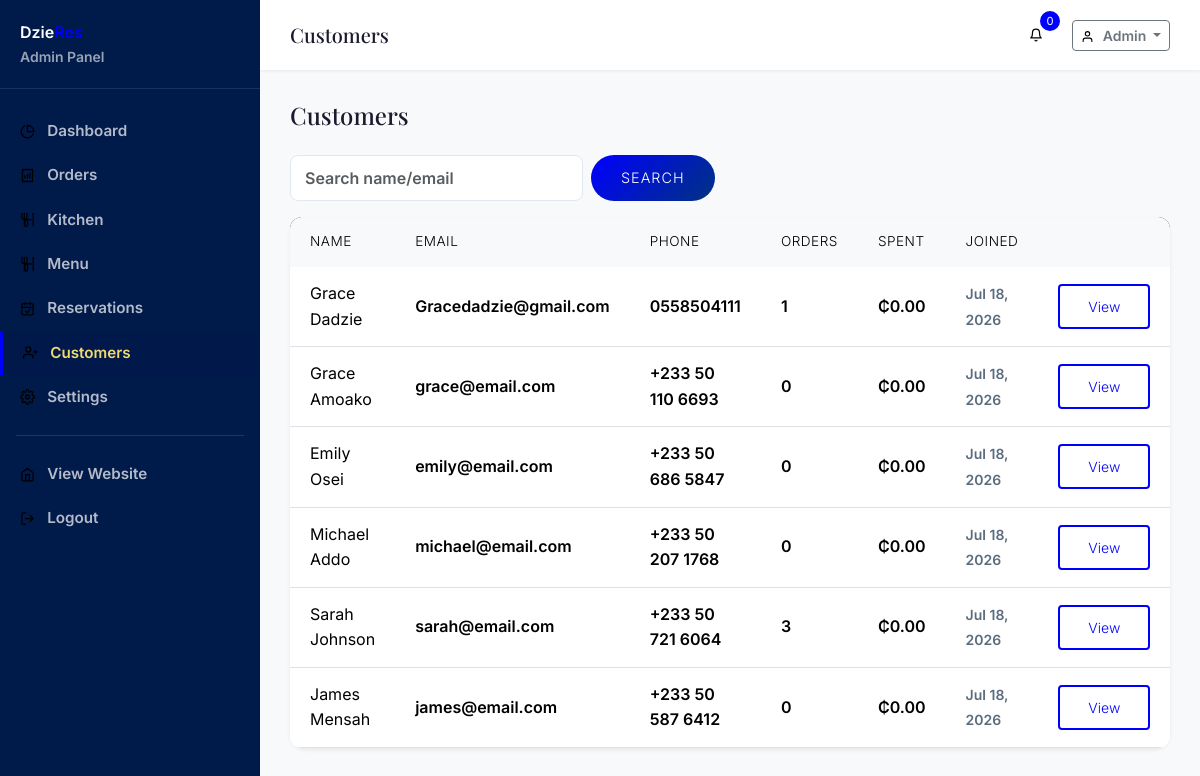
Page /admin/customers (signed in) on the earlier database version.
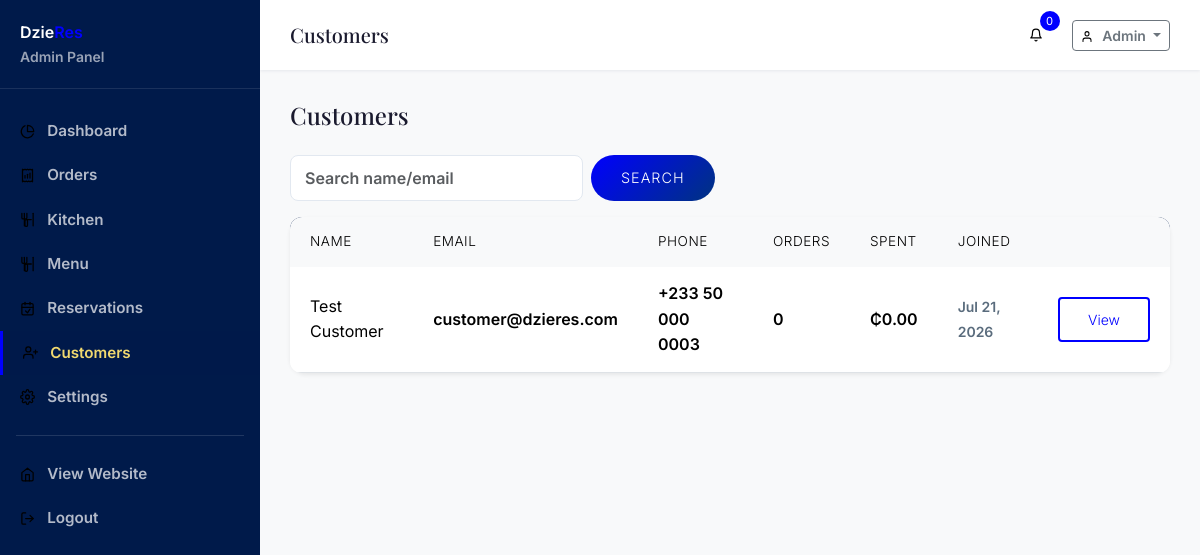
Same page on the later database version.
### tables this page shows
CREATE TABLE users (
    id INTEGER PRIMARY KEY AUTOINCREMENT,
    role_id INTEGER NOT NULL DEFAULT 3,
    firstname VARCHAR(50) NOT NULL,
    lastname VARCHAR(50) NOT NULL,
    email VARCHAR(100) NOT NULL UNIQUE,
    phone VARCHAR(20),
    password VARCHAR(255) NOT NULL,
    avatar VARCHAR(255),
    address TEXT,
    city VARCHAR(100),
    state VARCHAR(100),
    zip VARCHAR(20),
    country VARCHAR(100) DEFAULT 'Ghana',
    email_verified_at DATETIME,
    verification_token VARCHAR(100),
    remember_token VARCHAR(100),
    reset_token VARCHAR(100),
    reset_token_expires DATETIME,
    status TEXT DEFAULT 'active',
    last_login DATETIME,
    ip_address VARCHAR(45),
    created_at DATETIME DEFAULT CURRENT_TIMESTAMP,
    updated_at DATETIME DEFAULT CURRENT_TIMESTAMP,
    FOREIGN KEY (role_id) REFERENCES roles(id)
);

### views/admin/customers/index.php (the view, shortened to what the changed rows need)
<div class="d-flex justify-content-between align-items-center mb-4">
    <h4 class="mb-0">Customers</h4>
</div>
<form method="GET" class="mb-3">
    <div class="row g-2">
        <div class="col-auto"><input type="text" name="search" class="form-control" placeholder="Search name/email" value="<?= \escape($_GET['search'] ?? '') ?>"></div>
        <div class="col-auto"><button class="btn btn-gold">Search</button></div>
    </div>
</form>
<div class="card border-0 shadow-sm">
    <div class="card-body p-0">
        <div class="table-responsive">
            <table class="table align-middle mb-0">
                <thead class="table-light"><tr><th>Name</th><th>Email</th><th>Phone</th><th>Orders</th><th>Spent</th><th>Joined</th><th></th></tr></thead>
                <tbody>
                    <?php foreach ($customers as $c): ?>
                        <tr>
                            <td><strong><?= \escape($c->firstname . ' ' . $c->lastname) ?></strong></td>
                            <td><?= \escape($c->email) ?></td>
                            <td><?= \escape($c->phone ?? '—') ?></td>
                            <td><?= $c->order_count ?></td>
                            <td><?= \formatPrice($c->total_spent) ?></td>
                            <td><small class="text-muted"><?= \formatDate($c->created_at) ?></small></td>
                            <td><a href="<?= \baseUrl('admin/customers/' . $c->id) ?>" class="btn btn-sm btn-outline-gold">View</a></td>
                        </tr>
                    <?php endforeach; ?>
                </tbody>
            </table>
        </div>
    </div>
</div>

### Router.php (shortened to what the changed rows need)
<?php
class Router
{
    private $routes = [];
    private $middleware = [];
    private $prefix = '';
    private function addRoute(string $methods, string $path, $handler, array $middleware): void
    {
        $path = $this->prefix . $path;
        $methods = explode('|', $methods);
        foreach ($methods as $method) {
            $this->routes[] = [
                'method' => strtoupper(trim($method)),
                'path' => $path,
                'handler' => $handler,
                'middleware' => array_merge($this->middleware, $middleware),
                'pattern' => $this->pathToRegex($path),
            ];
        }
    }
    public function group(string $prefix, callable $callback, array $middleware = []): void
    {
        $previousPrefix = $this->prefix;
        $previousMiddleware = $this->middleware;
        $this->prefix = $previousPrefix . $prefix;
        $this->middleware = array_merge($previousMiddleware, $middleware);
        $this->prefix = $previousPrefix;
        $this->middleware = $previousMiddleware;
    }
    public function dispatch(): void
    {
        $method = $_SERVER['REQUEST_METHOD'];
        $uri = parse_url($_SERVER['REQUEST_URI'], PHP_URL_PATH);
        $basePath = dirname($_SERVER['SCRIPT_NAME']);
        if ($basePath !== '/' && strpos($uri, $basePath) === 0) {
            $uri = substr($uri, strlen($basePath));
        }
        $uri = '/' . trim($uri, '/');
        foreach ($this->routes as $route) {
            if ($route['method'] !== $method) {
                continue;
            }
            if (preg_match($route['pattern'], $uri, $matches)) {
                $params = array_filter($matches, function($key) {
                    return !is_numeric($key);
                }, ARRAY_FILTER_USE_KEY);
                $this->executeHandler($route['handler'], $params);
                return;
            }
        }
    }
    private function pathToRegex(string $path): string
    {
        $pattern = preg_replace('/\{([a-zA-Z_]+)\}/', '(?P<$1>[^/]+)', $path);
        $pattern = str_replace('/', '\/', $pattern);
        return '/^' . $pattern . '$/';
    }
    private function executeHandler($handler, array $params): void
    {
        if (is_callable($handler)) {
            call_user_func_array($handler, $params);
        } elseif (is_string($handler)) {
            if (strpos($handler, '@') !== false) {
                [$controller, $method] = explode('@', $handler);
                $instance = new $controller();
                call_user_func_array([$instance, $method], $params);
            } else {
                view($handler, $params);
            }
        }
    }
}

### views/admin/layouts/master.php (shortened to what the changed rows need)
<!DOCTYPE html>
<html lang="en" data-bs-theme="light">
<head>
    <link href="<?= \asset('vendor/bootstrap/bootstrap.min.css') ?>" rel="stylesheet">
    <link href="<?= \asset('vendor/fontawesome/all.min.css') ?>" rel="stylesheet">
    <link href="<?= \asset('vendor/fonts/local-fonts.css') ?>" rel="stylesheet">
    <link href="<?= \asset('css/style.css') ?>" rel="stylesheet">
</head>
<body>
    <div class="admin-wrapper">
        <aside class="admin-sidebar" id="adminSidebar">
            <div class="sidebar-brand">
                <a href="<?= \baseUrl('admin') ?>" class="text-decoration-none text-white">
                    <span class="brand-text">Dzie<span class="text-gold">Res</span></span>
                    <small class="d-block text-muted">Admin Panel</small>
                </a>
            </div>
            <nav class="sidebar-nav">
                <div class="nav-item <?= strpos($_SERVER['REQUEST_URI'], '/admin/dashboard') !== false || $_SERVER['REQUEST_URI'] === \baseUrl('admin') || rtrim($_SERVER['REQUEST_URI'], '/') === \baseUrl('admin') ? 'active' : '' ?>">
                    <a href="<?= \baseUrl('admin') ?>"><?= \icon('chart-pie', []) ?> Dashboard</a>
                </div>
                <div class="nav-item <?= strpos($_SERVER['REQUEST_URI'], '/admin/orders') !== false ? 'active' : '' ?>">
                    <a href="<?= \baseUrl('admin/orders') ?>"><?= \icon('receipt', []) ?> Orders</a>
                </div>
                <div class="nav-item <?= strpos($_SERVER['REQUEST_URI'], '/admin/kitchen') !== false ? 'active' : '' ?>">
                    <a href="<?= \baseUrl('admin/kitchen') ?>"><?= \icon('kitchen-set', []) ?> Kitchen</a>
                </div>
                <div class="nav-item <?= strpos($_SERVER['REQUEST_URI'], '/admin/menu') !== false ? 'active' : '' ?>">
                    <a href="<?= \baseUrl('admin/menu') ?>"><?= \icon('utensils', []) ?> Menu</a>
                </div>
                <div class="nav-item <?= strpos($_SERVER['REQUEST_URI'], '/admin/reservations') !== false ? 'active' : '' ?>">
                    <a href="<?= \baseUrl('admin/reservations') ?>"><?= \icon('calendar-check', []) ?> Reservations</a>
                </div>
                <div class="nav-item <?= strpos($_SERVER['REQUEST_URI'], '/admin/customers') !== false ? 'active' : '' ?>">
                    <a href="<?= \baseUrl('admin/customers') ?>"><?= \icon('user-plus', []) ?> Customers</a>
                </div>
                <div class="nav-item <?= strpos($_SERVER['REQUEST_URI'], '/admin/settings') !== false ? 'active' : '' ?>">
                    <a href="<?= \baseUrl('admin/settings') ?>"><?= \icon('cog', []) ?> Settings</a>
                </div>
                <hr class="text-white-50 mx-3">
                <div class="nav-item">
                    <a href="<?= \baseUrl() ?>"><?= \icon('globe', []) ?> View Website</a>
                </div>
                <div class="nav-item">
                    <a href="<?= \baseUrl('logout') ?>"><?= \icon('sign-out', []) ?> Logout</a>
                </div>
            </nav>
        </aside>
        <div class="admin-main">
            <header class="admin-header">
                <div class="d-flex justify-content-between align-items-center">
                    <div class="d-flex align-items-center gap-3">
                        <h5 class="mb-0"><?= \escape($pageTitle ?? 'Dashboard') ?></h5>
                    </div>
                    <div class="d-flex align-items-center gap-3">
                        <div class="dropdown">
                            <button class="btn btn-icon btn-sm position-relative" id="notificationBtn" data-bs-toggle="dropdown" aria-expanded="false">
                                <?= \icon('bell', []) ?>
                                <span class="cart-badge" id="notifCount">0</span>
                            </button>
                        </div>
                        <div class="dropdown">
                            <button class="btn btn-sm btn-outline-secondary dropdown-toggle" data-bs-toggle="dropdown">
                                <?= \icon('user', ['style' => 'width:0.9em;height:0.9em;margin-right:0.35rem;vertical-align:-0.15em;']) ?>
                                <?php $user = \auth(); if ($user): ?>
                                <?= \escape($user->firstname) ?>
                                <?php endif; ?>
                            </button>
                        </div>
                    </div>
                </div>
            </header>
            <div class="admin-content">
                <?php if (isset($contentView)): ?>
                    <?php \view($contentView, $data ?? []); ?>
                <?php else: ?>
                    <?php require $__viewPath ?? ''; ?>
                <?php endif; ?>
            </div>
        </div>
    </div>
</body>
</html>

### helpers/functions.php (shortened to what the changed rows need)
<?php
function app(): array
{
    static $config = null;
    if ($config === null) {
        $config = require __DIR__ . '/../config/app.php';
    }
    return $config;
}
function db(): Database
{
    return Database::getInstance();
}
function config(string $key, $default = null)
{
    $dbValue = dbConfigValue($key);
    if ($dbValue !== null) {
        return $dbValue;
    }
    $keys = explode('.', $key);
    $value = app();
    foreach ($keys as $segment) {
        $value = $value[$segment];
    }
    return $value;
}
function dbConfigValue(string $key)
{
    static $map = [
        'tax.rate'               => 'tax_rate',
        'service_charge'         => 'service_charge',
        'delivery.fee'           => 'delivery_fee',
        'delivery.free_above'    => 'free_delivery_above',
        'currency.symbol'        => 'currency_symbol',
        'currency.code'          => 'currency_code',
        'restaurant.name'        => 'restaurant_name',
        'restaurant.tagline'     => 'restaurant_tagline',
        'restaurant.phone'       => 'restaurant_phone',
        'restaurant.email'       => 'restaurant_email',
        'restaurant.address'     => 'restaurant_address',
        'restaurant.opening_hours' => 'opening_hours',
        'loyalty.points_per_ghs' => 'loyalty_points_per_ghs',
        'loyalty.welcome_points' => 'welcome_points',
        'app.accent_color'       => 'accent_color',
        'app.primary_color'      => 'primary_color',
    ];
    if (!isset($map[$key])) {
        return null;
    }
    try {
        return getSetting($map[$key]);
    } catch (\Throwable $e) {
        return null;
    }
}
function detectBaseUrl(): string
{
    $configured = config('url');
    if (!empty($_SERVER['HTTP_HOST'])) {
        $scheme = (!empty($_SERVER['HTTPS']) && $_SERVER['HTTPS'] !== 'off') ? 'https' : 'http';
        $host = $_SERVER['HTTP_HOST'];
        $script = $_SERVER['SCRIPT_NAME'] ?? '/index.php';
        $basePath = rtrim(dirname($script), '/');
        return $scheme . '://' . $host . $basePath;
    }
    return rtrim($configured ?: 'http://localhost/restaurant', '/');
}
function baseUrl(string $path = ''): string
{
    static $base = null;
    if ($base === null) {
        $base = detectBaseUrl();
    }
    return rtrim($base, '/') . '/' . ltrim($path, '/');
}
function sessionGet(string $key, $default = null)
{
    return $_SESSION[$key] ?? $default;
}
function sessionHas(string $key): bool
{
    return isset($_SESSION[$key]);
}
function auth(): ?object
{
    $user = db()->fetch(
        "SELECT u.*, r.name as role_name, r.slug as role_slug
         FROM users u
         JOIN roles r ON u.role_id = r.id
         WHERE u.id = ? AND u.status = 'active'",
        [sessionGet('user_id')]
    );
    return $user ?: null;
}
function escape(string $value): string
{
    return htmlspecialchars($value, ENT_QUOTES | ENT_HTML5, 'UTF-8');
}
function formatPrice(float $amount): string
{
    $symbol = config('currency.symbol', '₵');
    return $symbol . number_format($amount, 2);
}
function formatDate(string $date, string $format = 'M d, Y'): string
{
    return date($format, strtotime($date));
}
function getSetting(string $key, $default = null)
{
    $result = db()->fetch("SELECT value FROM settings WHERE `key` = ?", [$key]);
    return $result ? $result->value : $default;
}
function view(string $view, array $data = []): void
{
    extract($data);
    $viewPath = __DIR__ . '/../views/' . $view . '.php';
    require $viewPath;
}
function asset(string $path): string
{
    return baseUrl('assets/' . ltrim($path, '/'));
}
function icon(string $name, array $attrs = []): string
{
    $file = $map[$name] ?? 'search.svg';
    $src = asset('images/icons/' . $file);
    $html = '<img src="' . $src . '" alt="' . $name . '" class="icon icon-' . $name . '"';
    foreach ($attrs as $k => $v) {
        $html .= ' ' . $k . '="' . htmlspecialchars($v, ENT_QUOTES) . '"';
    }
    $html .= '>';
    return $html;
}

Differences in the rows shown:
removed users: firstname+lastname "Grace Dadzie", email "Gracedadzie@gmail.com", phone "0558504111", order_count "1", total_spent "₵0.00", created_at "Jul 18, 2026"
removed users: firstname+lastname "Grace Amoako", email "grace@email.com", phone "+233 50 110 6693", order_count "0", total_spent "₵0.00", created_at "Jul 18, 2026"
removed users: firstname+lastname "Emily Osei", email "emily@email.com", phone "+233 50 686 5847", order_count "0", total_spent "₵0.00", created_at "Jul 18, 2026"
removed users: firstname+lastname "Michael Addo", email "michael@email.com", phone "+233 50 207 1768", order_count "0", total_spent "₵0.00", created_at "Jul 18, 2026"
removed users: firstname+lastname "Sarah Johnson", email "sarah@email.com", phone "+233 50 721 6064", order_count "3", total_spent "₵0.00", created_at "Jul 18, 2026"
removed users: firstname+lastname "James Mensah", email "james@email.com", phone "+233 50 587 6412", order_count "0", total_spent "₵0.00", created_at "Jul 18, 2026"
now on this page (row edited): users: firstname+lastname "Test Customer", email "customer@dzieres.com", phone "+233 50 000 0003", order_count "0", total_spent "₵0.00", created_at "Jul 21, 2026"
